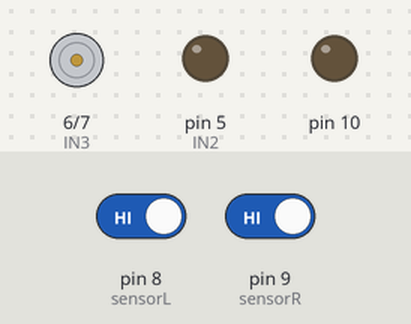
Bench run of a sketch on a simulated Arduino Uno, built with avr-gcc and run on an emulated ATmega328P. On the bench: motor-driver pin pairs drawn as motors (green arrow = first pin HIGH = forward, orange = second pin HIGH = backward, longer = more drive), output pins drawn as LEDs (lit = HIGH). The inputs (shaded band) are chosen by the test bench; at power-on: pin 9 (sensorR) HIGH, pin 8 (sensorL) HIGH.

Above: at 1.2 s.
1.3 s: pin 9 (sensorR) driven LOW
At 2.1 s:
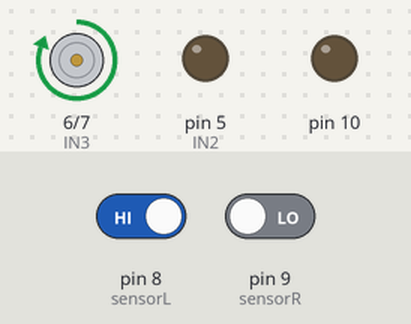
2.8 s: pin 9 (sensorR) driven HIGH
At 3.3 s:
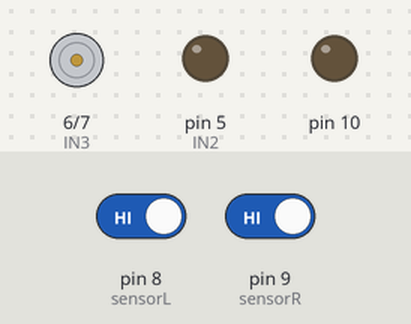
Timing chart, 0 to 5.8 s (numbered marks = the images above; inputs shaded):
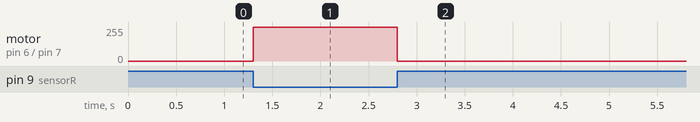

The sketch:

code_line_follower_car.ino
```cpp
#define IN1 4
#define IN2 5
#define IN3 6
#define IN4 7
#define sensorL 8
#define sensorR 9
int sl=0;
int sr=0;
void setup () {
for (int i=5; i<= 10; i++)
{
pinMode (i , OUTPUT );
}
pinMode(sensorR , INPUT);
pinMode(sensorL , INPUT);
}

void forword()
{
digitalWrite(IN1 , HIGH);
digitalWrite(IN2 , LOW );
digitalWrite(IN3 , HIGH );
digitalWrite(IN4 , LOW);

}
void backword()
{
digitalWrite(IN1 , LOW);
digitalWrite(IN2 , HIGH );
digitalWrite(IN3 , LOW );
digitalWrite(IN4 , HIGH);
}
void left()
{
digitalWrite(IN1 , LOW);
digitalWrite(IN2 , LOW );
digitalWrite(IN3 , HIGH );
digitalWrite(IN4 , LOW );

}
void right()
{
digitalWrite(IN1 , HIGH);
digitalWrite(IN2 , LOW );
digitalWrite(IN3 , LOW );
digitalWrite(IN4 , LOW);
}
void stopp(){
digitalWrite(IN1 , LOW);
digitalWrite(IN2 , LOW );
digitalWrite(IN3 , LOW );
digitalWrite(IN4 , LOW );

}
void loop(){
sl= digitalRead(sensorL);
sr=digitalRead (sensorR);
if (sl==0&& sr==0)
forword();
else if(sl==0&&sr==1)
right();
else if (sl== 1&& sr== 0)
left();
else if(sl== 1&& sr== 1)
stopp();}
```

Measured:
- after the input at 1.3 s, motor on pin 6 (IN3) / pin 7 (IN4): stopped → forward 255/255 at once
- after the input at 2.8 s, motor on pin 6 (IN3) / pin 7 (IN4): forward 255/255 → stopped at once
